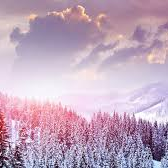
#> input picture forest.png, 168 x 168 px
$ python DCT.py
#> lines starting #> are read from the running program, lines starting #| are printed output that depends on the picture
### GA.py
from numpy.random import rand
import numpy as np
import random


init_conditions = 25


def get_middle_coffs(n):  # find coef in midrange
    arr_middle_coffs = [[i, n - 1 - i] for i in range(n)]
    arr_up_middle_coffs = [[i, n - 2 - i] for i in range(n - 1)]
    arr_down_middle_coffs = [[i, n - i] for i in range(1, n)]
    return arr_down_middle_coffs + arr_middle_coffs + arr_up_middle_coffs


def get_population(n_pop, arr_coord_gen):  # create population
    random.seed(0)
    random.seed(init_conditions)
    chrom = [random.sample(arr_coord_gen, 2) for _ in range(n_pop)]
    return chrom


def selection_tour(pop, fit_value, tournament_size):
    tournament_chrom = []
    tournament_scores = []
    for _ in range(tournament_size):
        rand_index_chrom = random.randint(0, len(pop)-1)
        tournament_chrom.append(pop[rand_index_chrom])
        tournament_scores.append(fit_value[rand_index_chrom])
    index_max_scores = tournament_scores.index(max(tournament_scores))
    return tournament_chrom[index_max_scores]


def crossover_one_point(chrom_1, chrom_2, p_cross):  # where chrom [ [x,y], [z,k] ]
    p = rand()
    if p > p_cross:
        return [chrom_1, chrom_2]
    else:
        return [[chrom_1[0], chrom_2[1]], [chrom_2[0], chrom_1[1]]]


def mutation(chrom, r_mut, gen):
    if rand() < r_mut:
        a = random.randint(0, 1)
        chrom[a] = gen
    return chrom


def find_best_chrom(b_score, b_chrom, fit_values, pop, n_pop):
    a = b_score
    b = b_chrom
    for chrom in range(n_pop):
        if fit_values[chrom] > a:
            a = fit_values[chrom]
            b = pop[chrom]
    return b, a


def reproduction(select_pop, p_cross, arr_gen, p_mut):
    res_ = []
    chrom_1, chrom_2 = random.sample(select_pop, 2)
    while (np.array(chrom_1[0]) == chrom_2[1]).all() or (np.array(chrom_1[1]) == chrom_2[0]).all():
        chrom_1, chrom_2 = random.sample(select_pop, 2)

    for c in crossover_one_point(chrom_1, chrom_2, p_cross):
        gen = random.choice(arr_gen)
        while (np.array(gen) == c[0]).all() or (np.array(gen) == c[1]).all():
            gen = (random.choice(arr_gen))
        c = mutation(c, p_mut, gen)
        res_.append(c)
    return np.array(res_)       # [chrom1, chrom2]


def ga_for_block(block, true_block, fitness_function, direction, n, n_pop, n_iter, size_tour, p_cross, p_mut):
    arr_gen = get_middle_coffs(n)
    arr_pop = get_population(n_pop, arr_gen)
    best_chrom, best_score = 0, 0
    for generation in range(n_iter):
        arr_fitness_value = [fitness_function(p, block, true_block, direction) for p in arr_pop]
        best_chrom, best_score = find_best_chrom(best_score, best_chrom, arr_fitness_value, arr_pop, n_pop)
        selected_pop = [selection_tour(arr_pop, arr_fitness_value, size_tour) for _ in range(n_pop)]
        children = list()
        for _ in range(0, n_pop, 2):
            res = reproduction(selected_pop, p_cross, arr_gen, p_mut)
            for i in range(2):
                children.append(res[i])
        arr_pop = children
        #print("Generation №", generation, "chrom", best_chrom, "f-f", best_score)
    return [best_chrom, best_score]

### KochAndZhao.py
import numpy as np


P = 25


def coeff_sign(dct_coef_1, dct_coef_2):  # вычисление знака коэффициента
    z1, z2 = 1, 1
    if dct_coef_1 < 0:
        z1 = -1
    if dct_coef_2 < 0:
        z2 = -1
    return z1, z2


def change_block(type_method, valid_for_user, dct_value_1, dct_value_2):  # методы изменения блоков при ГА
    if type_method == 3:
        sign_coef_1, sign_coef_2 = coeff_sign(dct_value_1, dct_value_2)
        if valid_for_user:
            dct_value_1, dct_value_2 = sign_coef_1 * (abs(dct_value_2) - P - 1), sign_coef_2 * (abs(dct_value_1) - P - 1)
        else:
            dct_value_1, dct_value_2 = sign_coef_1 * (abs(dct_value_2) + P + 1), sign_coef_2 * (abs(dct_value_1) + P + 1)
    elif type_method == 2:
        if valid_for_user:
            dct_value_1, dct_value_2 = dct_value_1 - P - 1, dct_value_2 - P - 1
        else:
            dct_value_1, dct_value_2 = dct_value_1 + P + 1, dct_value_2 + P + 1
    elif type_method == 1:
        dct_value_1, dct_value_2 = 0, 0
    elif type_method == 0:
        sign_coef_1, sign_coef_2 = coeff_sign(dct_value_1, dct_value_2)
        dct_value_1, dct_value_2 = sign_coef_1 * (P + 1), sign_coef_2 * (P + 1)
    elif type_method == 4:
        sign_coef_1, sign_coef_2 = coeff_sign(dct_value_1, dct_value_2)
        if valid_for_user:
            dct_value_1, dct_value_2 = sign_coef_1 * (abs(dct_value_1) - P - 1), sign_coef_2 * (abs(dct_value_2) - P - 1)
        else:
            dct_value_1, dct_value_2 = sign_coef_1 * (abs(dct_value_1) + P + 1), sign_coef_2 * (abs(dct_value_2) + P + 1)
    elif type_method == 5:
        sign_coef_1, sign_coef_2 = coeff_sign(dct_value_1, dct_value_2)
        if valid_for_user:
            dct_value_1, dct_value_2 = sign_coef_1 * (dct_value_1 - P - 1), sign_coef_2 * (dct_value_2 - P - 1)
        else:
            dct_value_1, dct_value_2 = sign_coef_1 * (dct_value_1 + P + 1), sign_coef_2 * (dct_value_2 + P + 1)
    return dct_value_1, dct_value_2


# [34 lines left out: functions enter_one, enter_zero, hiding_bit_in_block, hiding_bits, not called in this run]


# [13 lines that do not run on import are left out]

### DCT.py
import numpy as np
from skimage import io
from skimage.util import view_as_blocks
from scipy.fftpack import dct, idct
import matplotlib.pyplot as plt
# from image_slicer import slice
import math
import time

import GA
import KochAndZhao
import SeparateFunc

n = 8
original = io.imread('forest.png')
#> original is the input picture: shape (168, 168, 4); mean R, G, B, A 192.5, 167.1, 188.5, 255
original_2 = io.imread('home_river.jpg')
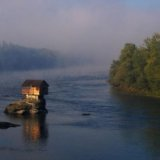
#> input picture home_river.jpg, 160 x 160 px
#> original_2 is the input picture: shape (160, 160, 3); mean R, G, B 89.3, 93, 103.6
u1, v1 = 4, 5
u2, v2 = 3, 4


def get_dct2(block):
    patch = block.copy()
    coifs = dct(dct(patch, axis=0, norm='ortho'), axis=1, norm='ortho')
    return coifs


def get_idct2(coifs):
    block = idct(idct(coifs, axis=0, norm='ortho'), axis=1, norm='ortho')
    out_block = double_to_byte(block)
    # out_block = normalization(block)
    return out_block


def double_to_byte(arr):  # округление конечного блока
    block = np.round(np.clip(arr, 0, 255), 0)
    return block


def normalization(arr):  # block        # с ней хуже, изображение меняет цвет
    min_element = np.amin(arr)
    arr += abs(min_element)
    max_element = np.amax(arr)
    arr_norm = arr / max_element * 255
    return arr_norm


def get_dct_blocks(blocks):  # получение ДКТ блоков
    h = blocks.shape[1]  # количество строк блоков nxn (!!!считаем, что размер изображдения - квадрат!!!)
    new_blocks = np.empty([h, h, n, n])
    for index in range(h * h):  # выбор блоков для встраивания - тут последовательно
        i = index // h
        j = index % h
        dct_block = get_dct2(blocks[i, j])
        new_blocks[i, j] = dct_block
    return new_blocks


def get_idct_blocks(blocks):
    h = blocks.shape[1]
    change_img = np.empty([h, h, n, n])
    for i in range(h):
        for j in range(h):
            change_img[i][j] = get_idct2(blocks[i][j])
    return change_img


def create_blocks(channel):
    blocks = view_as_blocks(channel, block_shape=(n, n))  # создание блоков размером 8на8
    return blocks


def PSNR(original_img, compressed):  # total psnr
    mse = np.mean((original_img - compressed) ** 2)
    if mse == 0:
        # print("psnr=80")
        return 80
    max_pixel = 255.0
    psnr = 20 * math.log10(max_pixel / math.sqrt(mse))
    return psnr


def blue_channel_fusion(blue_channel, size_img, change_blocks):
    copy_blue = np.copy(blue_channel)
    for i in range(size_img):
        for j in range(size_img):
            copy_blue[i * n: (i + 1) * n, j * n: (j + 1) * n] = change_blocks[i][j]
    return copy_blue


def fitness_func(chrom, block, img_block, direction):  # CHANGING PARAMETERS
    block_ = block.copy()
    x1, x2 = chrom[0][0], chrom[0][1]
    y1, y2 = chrom[1][0], chrom[1][1]
    block_[x1][x2], block_[y1][y2] = KochAndZhao.change_block(4, direction, block_[x1][x2], block_[y1][y2])
    block_change_img = get_idct2(block_)
    psnr_value_of_chrom = PSNR(img_block, block_change_img)
    return psnr_value_of_chrom


def find_coefs_for_koch(h1, h2, dct_blocks, original_blocks, direction_):
    dct_blocks_copy = dct_blocks.copy()
    arr_coefs = np.empty([h1, h2, 2, 2])
    for i in range(h1):
        for j in range(h2):
            coefs, psnr_score = GA.ga_for_block(dct_blocks_copy[i][j], original_blocks[i][j], fitness_func, direction_,
                                                n=8, n_pop=50, n_iter=12, size_tour=7, p_cross=0.89, p_mut=0.09)
            # GA for each block, return coefs
            arr_coefs[i, j] = coefs
            # print('psnr of blocks', "{:.4f}".format(psnr_score), 'blocks #', i, j, 'coefs', coefs)
    return arr_coefs


if __name__ == "__main__":
    change = original_2.copy()

    rgba_ = False  # формат фпйла RGBA or RGB
    if len(change[0][0]) == 4:
        rgba_ = True

    blue = change[:, :, 2]  # выделение синего канала
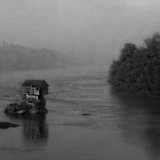
#> blue: shape (160, 160); min 0, max 189, mean 103.6
    blocks_image = create_blocks(blue)  # массив блоков синего канала (изображения)
    dct_all_blocks = get_dct_blocks(blocks_image)  # массив блоков ДКП
    h_1 = dct_all_blocks.shape[0]  # кол-во блоков
#> h_1 = 20

    """Инициализация таймера для посчета времени обработки одног блока изображения"""

    time_part1 = time.perf_counter()  # время

    """Поиск и Сохранение первых коэффициентов для Коха и Жао"""

    first_coefs = find_coefs_for_koch(h_1, h_1, dct_all_blocks, blocks_image, direction_=False)
#> (the run stopped early here; a loop or call above may not have finished)
